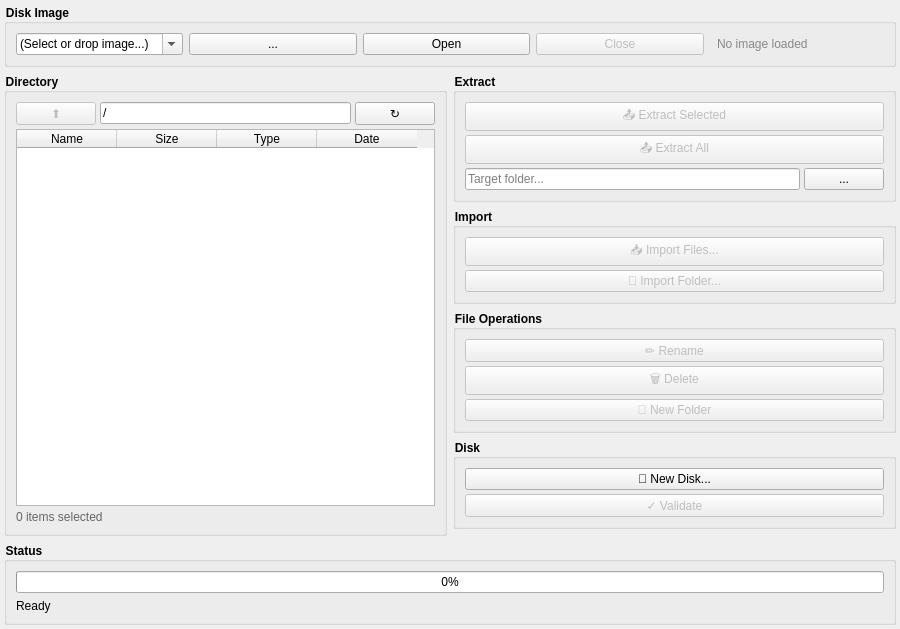
<?xml version="1.0" encoding="UTF-8"?>
<ui version="4.0">
 <class>TabCatalog</class>
 <widget class="QWidget" name="TabCatalog">
  <property name="geometry">
   <rect><x>0</x><y>0</y><width>900</width><height>600</height></rect>
  </property>
  <layout class="QVBoxLayout" name="verticalLayout_main">
   <property name="leftMargin"><number>4</number></property>
   <property name="topMargin"><number>4</number></property>
   <property name="rightMargin"><number>4</number></property>
   <property name="bottomMargin"><number>4</number></property>
   <property name="spacing"><number>6</number></property>
   
   <!-- IMAGE SELECTION -->
   <item>
    <widget class="QGroupBox" name="groupImage">
     <property name="title"><string>Disk Image</string></property>
     <property name="styleSheet"><string>QGroupBox { font-weight: bold; }</string></property>
     <property name="maximumHeight"><number>70</number></property>
     <layout class="QHBoxLayout">
      <item>
       <widget class="QComboBox" name="comboRecentImages">
        <property name="minimumWidth"><number>300</number></property>
        <property name="editable"><bool>true</bool></property>
        <item><property name="text"><string>(Select or drop image...)</string></property></item>
       </widget>
      </item>
      <item>
       <widget class="QPushButton" name="btnBrowseImage">
        <property name="text"><string>...</string></property>
        <property name="maximumWidth"><number>30</number></property>
       </widget>
      </item>
      <item>
       <widget class="QPushButton" name="btnOpenImage">
        <property name="text"><string>Open</string></property>
        <property name="maximumWidth"><number>70</number></property>
       </widget>
      </item>
      <item>
       <widget class="QPushButton" name="btnCloseImage">
        <property name="text"><string>Close</string></property>
        <property name="maximumWidth"><number>70</number></property>
        <property name="enabled"><bool>false</bool></property>
       </widget>
      </item>
      <item><spacer><property name="orientation"><enum>Qt::Horizontal</enum></property></spacer></item>
      <item>
       <widget class="QLabel" name="labelImageInfo">
        <property name="text"><string>No image loaded</string></property>
        <property name="styleSheet"><string>color: #888;</string></property>
       </widget>
      </item>
     </layout>
    </widget>
   </item>
   
   <!-- MAIN CONTENT: File List + Actions -->
   <item>
    <layout class="QHBoxLayout" name="mainContent">
     <property name="spacing"><number>6</number></property>
     
     <!-- FILE LIST -->
     <item>
      <widget class="QGroupBox" name="groupFiles">
       <property name="title"><string>Directory</string></property>
       <property name="styleSheet"><string>QGroupBox { font-weight: bold; }</string></property>
       <layout class="QVBoxLayout">
        <property name="spacing"><number>4</number></property>
        <!-- Path / Breadcrumb -->
        <item>
         <layout class="QHBoxLayout">
          <item>
           <widget class="QPushButton" name="btnUp">
            <property name="text"><string>⬆</string></property>
            <property name="maximumWidth"><number>30</number></property>
            <property name="enabled"><bool>false</bool></property>
           </widget>
          </item>
          <item>
           <widget class="QLineEdit" name="editPath">
            <property name="text"><string>/</string></property>
            <property name="readOnly"><bool>true</bool></property>
           </widget>
          </item>
          <item>
           <widget class="QPushButton" name="btnRefresh">
            <property name="text"><string>↻</string></property>
            <property name="maximumWidth"><number>30</number></property>
           </widget>
          </item>
         </layout>
        </item>
        <!-- File Table -->
        <item>
         <widget class="QTableWidget" name="tableFiles">
          <property name="columnCount"><number>4</number></property>
          <property name="selectionBehavior"><enum>QAbstractItemView::SelectRows</enum></property>
          <property name="selectionMode"><enum>QAbstractItemView::ExtendedSelection</enum></property>
          <property name="alternatingRowColors"><bool>true</bool></property>
          <property name="sortingEnabled"><bool>true</bool></property>
          <column><property name="text"><string>Name</string></property></column>
          <column><property name="text"><string>Size</string></property></column>
          <column><property name="text"><string>Type</string></property></column>
          <column><property name="text"><string>Date</string></property></column>
         </widget>
        </item>
        <!-- Selection Info -->
        <item>
         <widget class="QLabel" name="labelSelection">
          <property name="text"><string>0 items selected</string></property>
          <property name="styleSheet"><string>color: #666;</string></property>
         </widget>
        </item>
       </layout>
      </widget>
     </item>
     
     <!-- ACTIONS -->
     <item>
      <layout class="QVBoxLayout" name="actionsLayout">
       <property name="spacing"><number>6</number></property>
       
       <!-- EXTRACT -->
       <item>
        <widget class="QGroupBox" name="groupExtract">
         <property name="title"><string>Extract</string></property>
         <property name="styleSheet"><string>QGroupBox { font-weight: bold; }</string></property>
         <property name="maximumWidth"><number>180</number></property>
         <layout class="QVBoxLayout">
          <property name="spacing"><number>4</number></property>
          <item>
           <widget class="QPushButton" name="btnExtractSelected">
            <property name="text"><string>📤 Extract Selected</string></property>
            <property name="enabled"><bool>false</bool></property>
           </widget>
          </item>
          <item>
           <widget class="QPushButton" name="btnExtractAll">
            <property name="text"><string>📤 Extract All</string></property>
            <property name="enabled"><bool>false</bool></property>
           </widget>
          </item>
          <item>
           <layout class="QHBoxLayout">
            <item>
             <widget class="QLineEdit" name="editExtractPath">
              <property name="placeholderText"><string>Target folder...</string></property>
             </widget>
            </item>
            <item>
             <widget class="QPushButton" name="btnBrowseExtract">
              <property name="text"><string>...</string></property>
              <property name="maximumWidth"><number>30</number></property>
             </widget>
            </item>
           </layout>
          </item>
         </layout>
        </widget>
       </item>
       
       <!-- IMPORT -->
       <item>
        <widget class="QGroupBox" name="groupImport">
         <property name="title"><string>Import</string></property>
         <property name="styleSheet"><string>QGroupBox { font-weight: bold; }</string></property>
         <property name="maximumWidth"><number>180</number></property>
         <layout class="QVBoxLayout">
          <property name="spacing"><number>4</number></property>
          <item>
           <widget class="QPushButton" name="btnImportFiles">
            <property name="text"><string>📥 Import Files...</string></property>
            <property name="enabled"><bool>false</bool></property>
           </widget>
          </item>
          <item>
           <widget class="QPushButton" name="btnImportFolder">
            <property name="text"><string>📁 Import Folder...</string></property>
            <property name="enabled"><bool>false</bool></property>
           </widget>
          </item>
         </layout>
        </widget>
       </item>
       
       <!-- FILE OPERATIONS -->
       <item>
        <widget class="QGroupBox" name="groupFileOps">
         <property name="title"><string>File Operations</string></property>
         <property name="styleSheet"><string>QGroupBox { font-weight: bold; }</string></property>
         <property name="maximumWidth"><number>180</number></property>
         <layout class="QVBoxLayout">
          <property name="spacing"><number>4</number></property>
          <item>
           <widget class="QPushButton" name="btnRename">
            <property name="text"><string>✏️ Rename</string></property>
            <property name="enabled"><bool>false</bool></property>
           </widget>
          </item>
          <item>
           <widget class="QPushButton" name="btnDelete">
            <property name="text"><string>🗑️ Delete</string></property>
            <property name="enabled"><bool>false</bool></property>
           </widget>
          </item>
          <item>
           <widget class="QPushButton" name="btnNewFolder">
            <property name="text"><string>📁 New Folder</string></property>
            <property name="enabled"><bool>false</bool></property>
           </widget>
          </item>
         </layout>
        </widget>
       </item>
       
       <!-- DISK OPERATIONS -->
       <item>
        <widget class="QGroupBox" name="groupDiskOps">
         <property name="title"><string>Disk</string></property>
         <property name="styleSheet"><string>QGroupBox { font-weight: bold; }</string></property>
         <property name="maximumWidth"><number>180</number></property>
         <layout class="QVBoxLayout">
          <property name="spacing"><number>4</number></property>
          <item>
           <widget class="QPushButton" name="btnNewDisk">
            <property name="text"><string>💾 New Disk...</string></property>
           </widget>
          </item>
          <item>
           <widget class="QPushButton" name="btnValidate">
            <property name="text"><string>✓ Validate</string></property>
            <property name="enabled"><bool>false</bool></property>
           </widget>
          </item>
         </layout>
        </widget>
       </item>
       
       <item><spacer><property name="orientation"><enum>Qt::Vertical</enum></property></spacer></item>
      </layout>
     </item>
     
    </layout>
   </item>
   
   <!-- STATUS BAR -->
   <item>
    <widget class="QGroupBox" name="groupStatus">
     <property name="title"><string>Status</string></property>
     <property name="styleSheet"><string>QGroupBox { font-weight: bold; }</string></property>
     <property name="maximumHeight"><number>80</number></property>
     <layout class="QVBoxLayout">
      <item>
       <widget class="QProgressBar" name="progressBar">
        <property name="value"><number>0</number></property>
        <property name="maximumHeight"><number>20</number></property>
       </widget>
      </item>
      <item>
       <widget class="QLabel" name="labelStatus">
        <property name="text"><string>Ready</string></property>
       </widget>
      </item>
     </layout>
    </widget>
   </item>
   
  </layout>
 </widget>
 <resources/>
 <connections/>
</ui>
